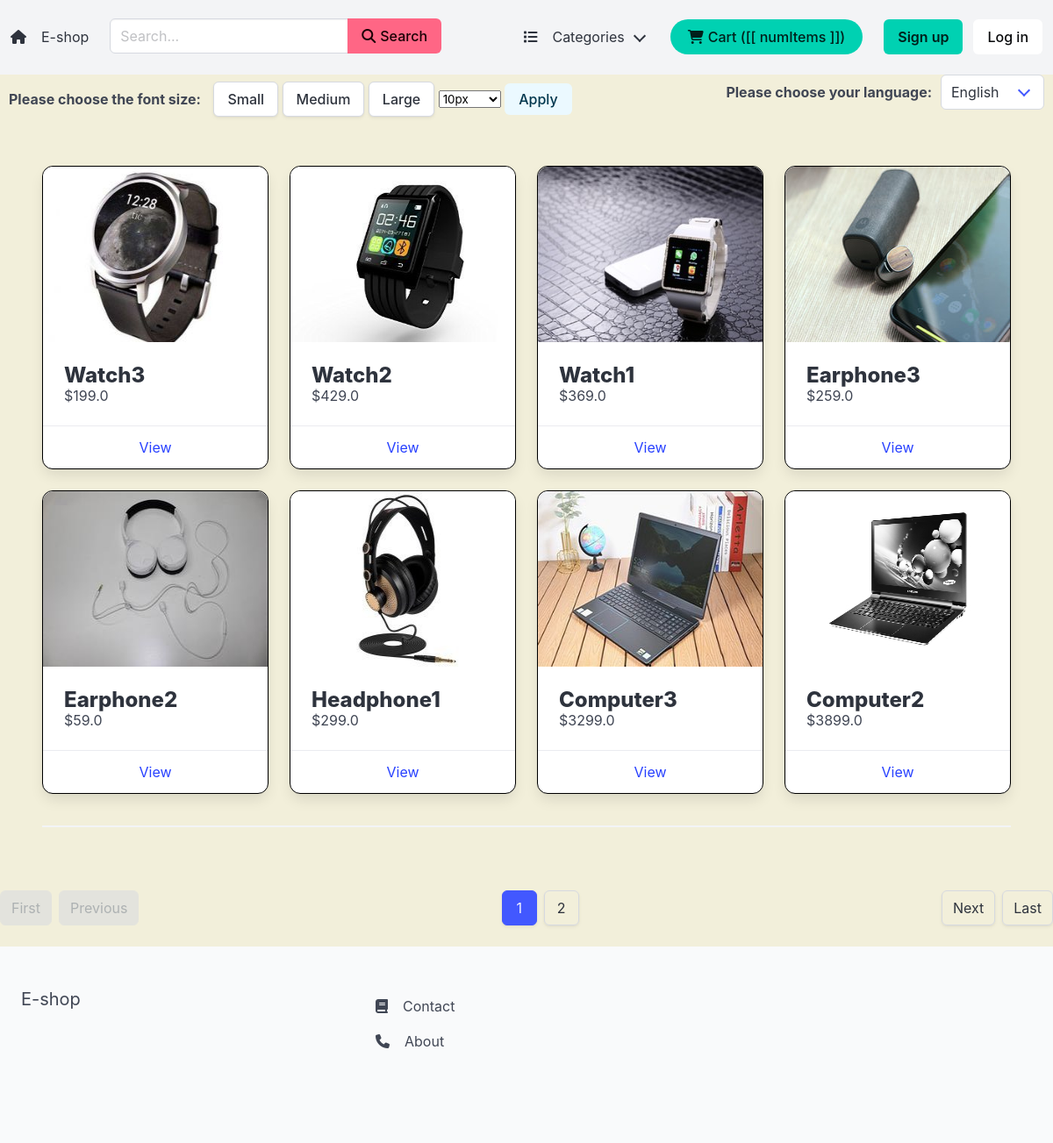
The page / on the database its author committed.
### apps/store/models.py (models this page shows, shortened)
class Product(models.Model):
    category = models.ForeignKey(Category, related_name='products', on_delete=models.CASCADE)
    title = models.CharField(max_length=255, verbose_name=_('Title'))
    slug = models.SlugField(max_length=255, verbose_name=_('Slug'))
    description = models.TextField(blank=True, null=True, verbose_name=_('Description'))
    price = models.FloatField(verbose_name=_('Price'))
    num_available = models.IntegerField(default=1, verbose_name=_('Number Available'))
    num_visits = models.IntegerField(default=0, verbose_name=_('Number of Visits'))
    last_visit = models.DateTimeField(blank=True, null=True, verbose_name=_('Last Visit'))
    image = models.ImageField(upload_to='uploads/', blank=True, null=True)
    thumbnail = models.ImageField(upload_to='uploads/', blank=True, null=True)
    date_added = models.DateTimeField(auto_now_add=True)
    is_disabled = models.BooleanField(default=False)
    class Meta:
        ordering = ('-date_added',)
    """def save(self, *args, **kwargs):
        self.thumbnail = self.make_thumbnail(self.image)

        super().save(*args, **kwargs)"""
    def get_thumbnail(self):
        if self.thumbnail:
            return self.thumbnail.url

### apps/core/views.py (the view)
# urls.py: path('', frontpage, name='frontpage'),
def frontpage(request):
    products = Product.objects.filter(is_disabled=False)
    featured_categories = Category.objects.all()
    popular_products = Product.objects.all().order_by('-num_visits')[0:4]
    recently_viewed_products = Product.objects.all().order_by('-last_visit')[0:4]
    all_products = Product.objects.filter(is_disabled=False)
    paginator = Paginator(all_products, 8)  # Limiting 8 products per page
    page = request.GET.get('page')
    try:
        products = paginator.get_page(page)
    except PageNotAnInteger:
        products = paginator.get_page(1)
    except EmptyPage:
        products = paginator.get_page(paginator.num_pages)
    context = {
        'products': products,
        'featured_categories': featured_categories,
        'popular_products': popular_products,
        'recently_viewed_products': recently_viewed_products,
    }
    return render(request, 'frontpage.html', context)

### apps/cart/cart.py (called while the page is built)
    def __iter__(self):
        product_ids = self.cart.keys()
        product_clean_ids = []
        for p in product_ids:
            product_clean_ids.append(p)
            self.cart[str(p)]['product'] = Product.objects.get(pk=p)
        for item in self.cart.values():
            item['total_price'] = float(item['price']) * int(item['quantity'])
            yield item

    def get_total_length(self):
        return sum(int(item['quantity']) for item in self.cart.values())

    def get_total_cost(self):
        return sum(float(item['total_price']) for item in self)

### apps/cart/context_processors.py (called while the page is built)
def cart(request):
    return {'cart': Cart(request)}

### apps/store/context_processors.py (called while the page is built)
def menu_categories(request):
    categories = Category.objects.all()
    return {'menu_categories': categories}

### apps/core/templates/frontpage.html (shortened to what this page needs)
{% extends 'base.html' %}
{% block content %}
    {% with products as list_products %}
        {% include 'parts/product_list.html' %}
    {% endwith %}
    <hr>
{% endblock %}

### apps/store/templates/parts/product_list.html
{% load i18n %}
<div class="columns is-multiline">
    {% for p in list_products %}
        <div class="column is-3">
            <div class="card" style="border: 1px solid black;">
                <div class="card-image" >
                    <figure class="image" style="display: flex; justify-content: center;">
                        <img src="{{ p.get_thumbnail }}" style="width: 300px; height: 200px">
                    </figure>
                </div>
                <div class="card-content">
                    <div class="media" >
                        <div class="media-content">
                            <p class="title is-4">{{ p.title }}</p>
                            <p class="subtitle is-6">${{ p.price }}</p>
                        </div>
                    </div>
                </div>
                <footer class="card-footer">
                    <a href="{% url 'product_detail' p.category.slug p.slug %}" class="card-footer-item">{% trans 'View' %}</a>
                </footer>
            </div>
        </div>
    {% endfor %}
</div>

### rows shown on the page
Product: get_thumbnail (picture), title "Watch3", price "199.0"
Product: get_thumbnail (picture), title "Watch2", price "429.0"
Product: get_thumbnail (picture), title "Watch1", price "369.0"
Product: get_thumbnail (picture), title "Earphone3", price "259.0"
Product: get_thumbnail (picture), title "Earphone2", price "59.0"
Product: get_thumbnail (picture), title "Headphone1", price "299.0"
Product: get_thumbnail (picture), title "Computer3", price "3299.0"
Product: get_thumbnail (picture), title "Computer2", price "3899.0"

### other values the page prints
{{ num }} "1"
{{ num }} "2"
form field language "English"
